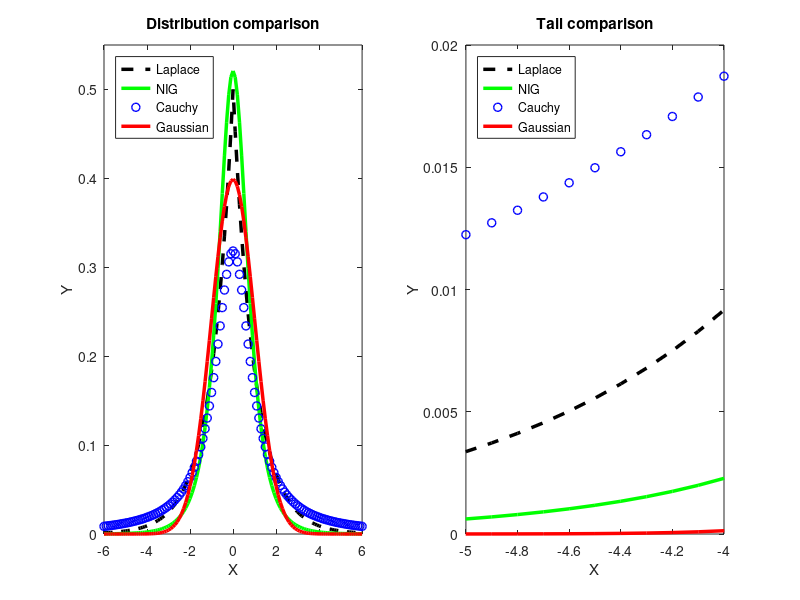

Recreate this plot in MATLAB.
%% Clear variables and close windows
clear all
close all
clc

%% set input
% Graphical comparison of the NIG distribution and normal distribution
xx = -6:0.1:6;

% Gaussian pdf
gaussianpdf = normpdf(xx);

% Laplace pdf
theta = 0; % location
lam   = 1; % scale

lappdf1 = 1/(2*lam)*exp(-abs(xx-theta)/lam);

% Cauchy distribution t=0, s=1
y     = xx;
t     = 0;
s     = 1;
c1pdf = s ./ (pi*(s^2+(y-t).^2));  s>0;

% Normal Inverse Gaussian
alpha  = 1;
beta   = 0;
delta  = 1; 
mu     = 0;    % mean
lam    = -1/2;
nigpdf =  (alpha^2-beta^2)^(lam/2) / (sqrt(2*pi) * alpha^(lam-1/2) * delta^lam * ... 
                                       besselk(lam, delta*sqrt(alpha^2-beta^2) ) ) * ...
                                (delta^2 + (y-mu).^2).^(1/2*(lam-1/2)) .* ...
                                 besselk( lam-1/2, alpha*sqrt(delta^2 + (y-mu).^2) ) .* ...
                                 exp( beta*(y-mu) );

%% plot
subplot(1,2,1)
hold on
box on
plot(xx, lappdf1, 'Color','k','Linewidth',2.5,'LineStyle','--')
plot(xx, nigpdf, 'Color','g','Linewidth',2.5)
plot(xx, c1pdf,'o', 'Color','b','Linewidth',1)
plot(xx, gaussianpdf, 'Color','r','Linewidth',2.5)
xlabel('X')
ylabel('Y')
ylim([0,0.55])
title('Distribution comparison')
legend('Laplace','NIG','Cauchy','Gaussian','Location','NorthWest')
hold off

subplot(1,2,2)
hold on
box on
plot(xx, lappdf1, 'Color','k','Linewidth',2.5,'LineStyle','--')
plot(xx, nigpdf, 'Color','g','Linewidth',2.5)
plot(xx, c1pdf,'o', 'Color','b','Linewidth',1)
plot(xx, gaussianpdf, 'Color','r','Linewidth',2.5)
xlabel('X')
ylabel('Y')
ylim([0,0.02])
xlim([-5,-4])
title('Tail comparison')
legend('Laplace','NIG','Cauchy','Gaussian','Location','NorthWest')
hold off

